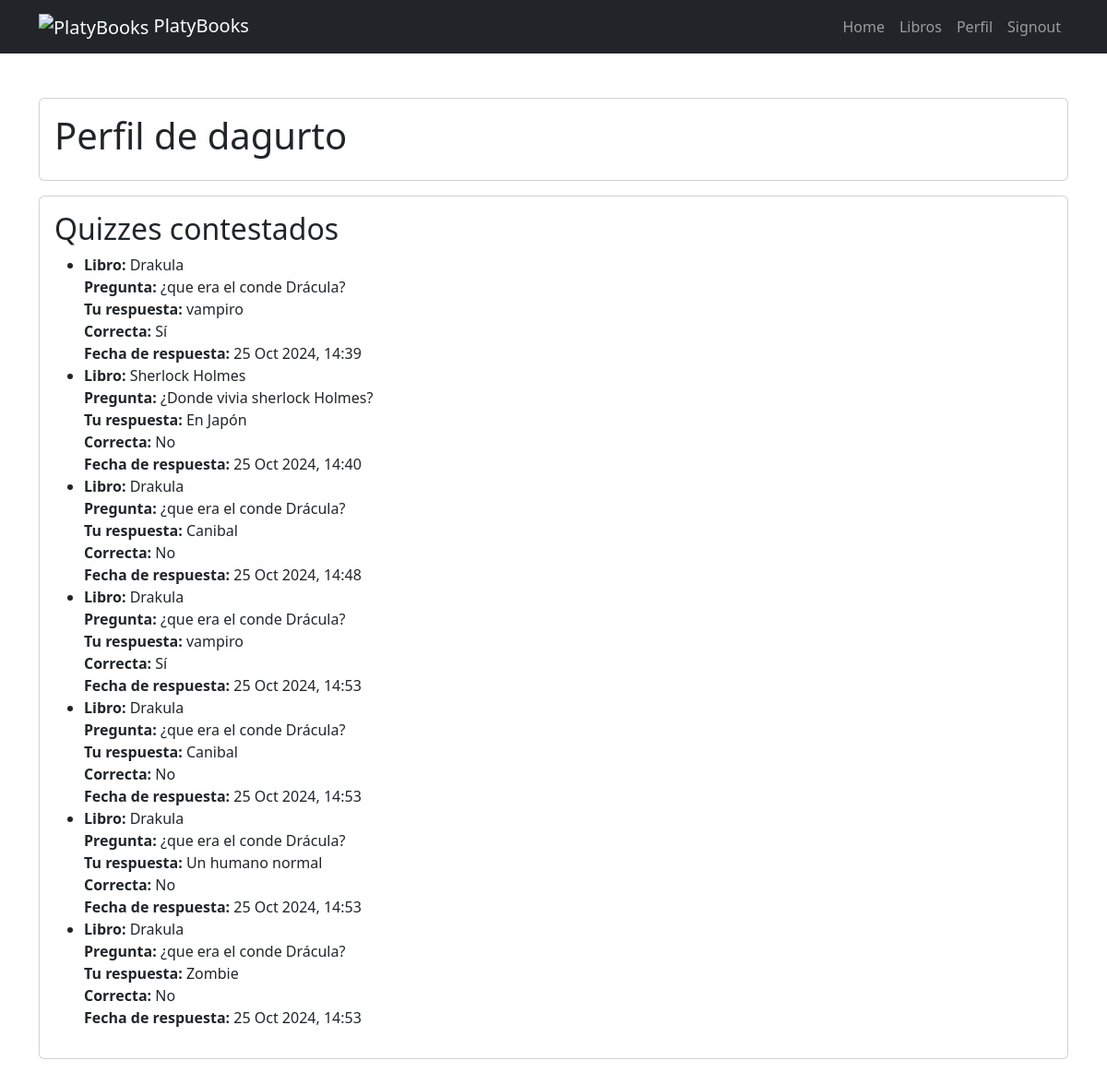
The page /profile/ (signed in) on the database as committed earlier.
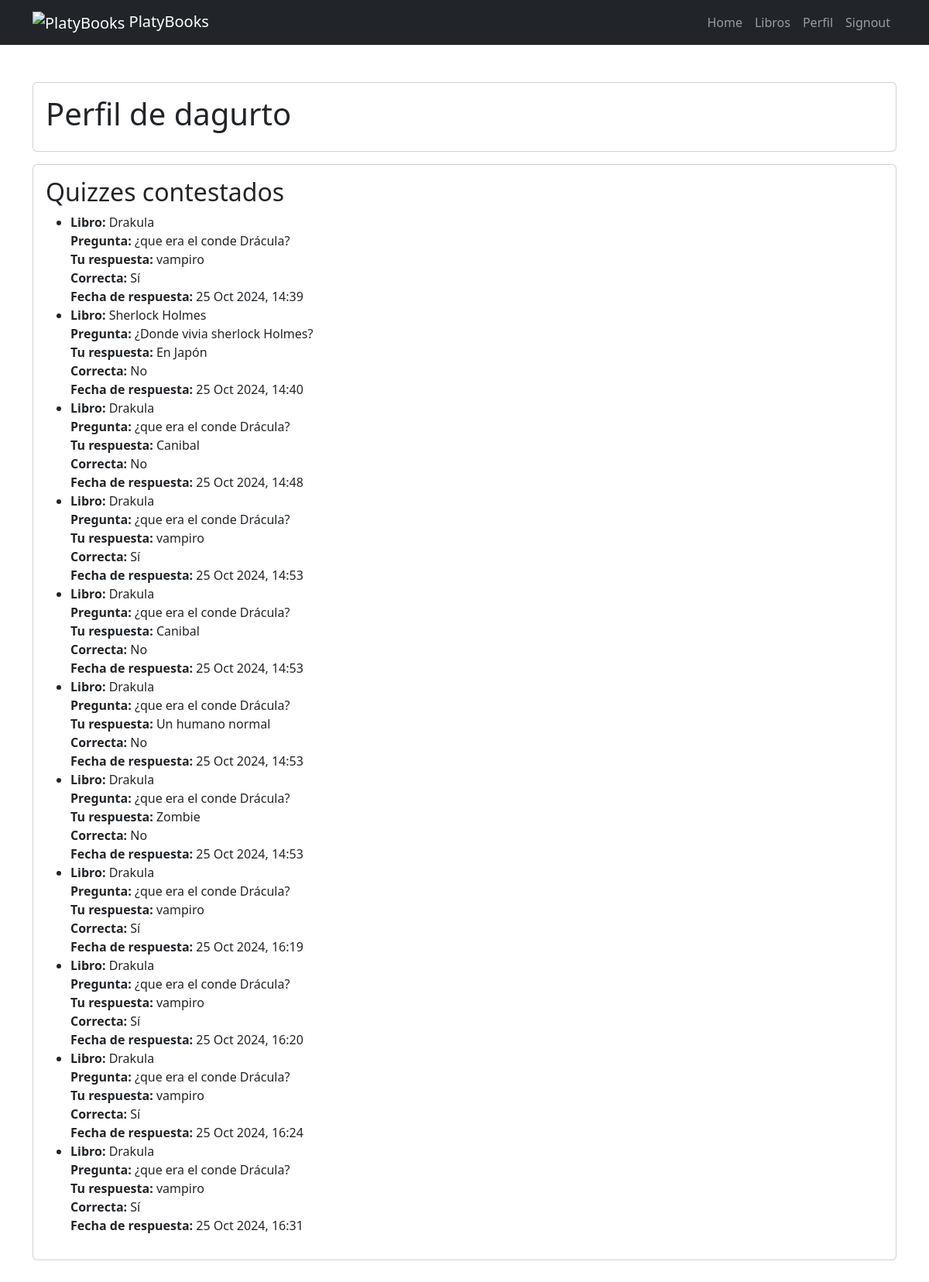
The same page on the database as committed later.
### tasks/models.py (models this page shows, shortened)
class UserQuizResponse(models.Model):
    user = models.ForeignKey(User, on_delete=models.CASCADE, related_name="quiz_responses")
    quiz = models.ForeignKey(Quiz, on_delete=models.CASCADE, related_name="user_responses")
    answer = models.ForeignKey(Answer, on_delete=models.CASCADE)
    is_correct = models.BooleanField(default=False)
    date_submitted = models.DateTimeField(auto_now_add=True)

class Quiz(models.Model):
    book = models.ForeignKey(Book, on_delete=models.CASCADE, related_name="quizzes")
    question = models.TextField()
    response_count = models.IntegerField(default=0)

class Book(models.Model):
    title = models.CharField(max_length=200)
    author = models.CharField(max_length=100)
    genre = models.ForeignKey(Genre, on_delete=models.CASCADE, related_name="books")
    subgenre = models.ManyToManyField(Subgenre, related_name='books')
    description = models.TextField()
    publication_date = models.DateField()
    cover_image = models.ImageField(upload_to='covers/', null=True, blank=True)
    def get_subgenres(self):
        return ", ".join([sub.name for sub in self.subgenre.all()])  # Crea una cadena con los nombres de los subgéneros
    get_subgenres.short_description = 'get_subgenres'  # Nombre de la columna en el admin

class Answer(models.Model):
    quiz = models.ForeignKey(Quiz, on_delete=models.CASCADE, related_name="answers")
    answer_text = models.CharField(max_length=200)
    is_correct = models.BooleanField(default=False)

### tasks/views.py (the view)
# urls.py: path('profile/', views.user_profile, name='user_profile'),
@login_required
def user_profile(request):
    user = request.user
    user_quizzes = UserQuizResponse.objects.filter(user=user).select_related('quiz', 'quiz__book', 'answer')
    context = {
        'user': user,
        'user_quizzes': user_quizzes,
    }
    return render(request, 'profile.html', context)

### tasks/templates/profile.html
{% extends 'base.html' %}
{% block content %}
<main class="container py-5">
    <section class="card card-body mb-3">
        <h1>Perfil de {{ user.username }}</h1>
    </section>
    <section class="card card-body">
        <h2>Quizzes contestados</h2>
        {% if user_quizzes %}
            <ul>
            {% for response in user_quizzes %}
                <li>
                    <strong>Libro:</strong> {{ response.quiz.book.title }}<br>
                    <strong>Pregunta:</strong> {{ response.quiz.question }}<br>
                    <strong>Tu respuesta:</strong> {{ response.answer.answer_text }}<br>
                    <strong>Correcta:</strong> {{ response.is_correct|yesno:"Sí,No" }}<br>
                    <strong>Fecha de respuesta:</strong> {{ response.date_submitted|date:"d M Y, H:i" }}
                </li>
            {% endfor %}
            </ul>
        {% else %}
            <p>No has contestado ningún quiz todavía.</p>
        {% endif %}
    </section>
</main>
{% endblock %}

Rows that differ between the two databases and show on the page:
added UserQuizResponse: quiz.book "Drakula", quiz.question "¿que era el conde Drácula?", answer.answer_text "vampiro", is_correct "Sí", date_submitted "25 Oct 2024, 16:19"
added UserQuizResponse: quiz.book "Drakula", quiz.question "¿que era el conde Drácula?", answer.answer_text "vampiro", is_correct "Sí", date_submitted "25 Oct 2024, 16:20"
added UserQuizResponse: quiz.book "Drakula", quiz.question "¿que era el conde Drácula?", answer.answer_text "vampiro", is_correct "Sí", date_submitted "25 Oct 2024, 16:24"
added UserQuizResponse: quiz.book "Drakula", quiz.question "¿que era el conde Drácula?", answer.answer_text "vampiro", is_correct "Sí", date_submitted "25 Oct 2024, 16:31"
